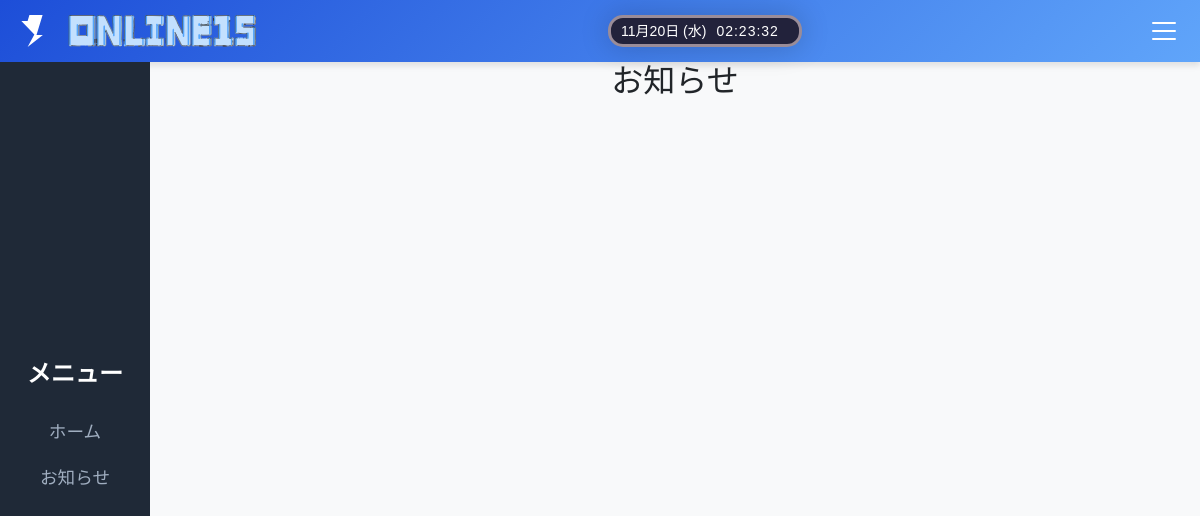
The app's page /online_15/announcements/, older data.
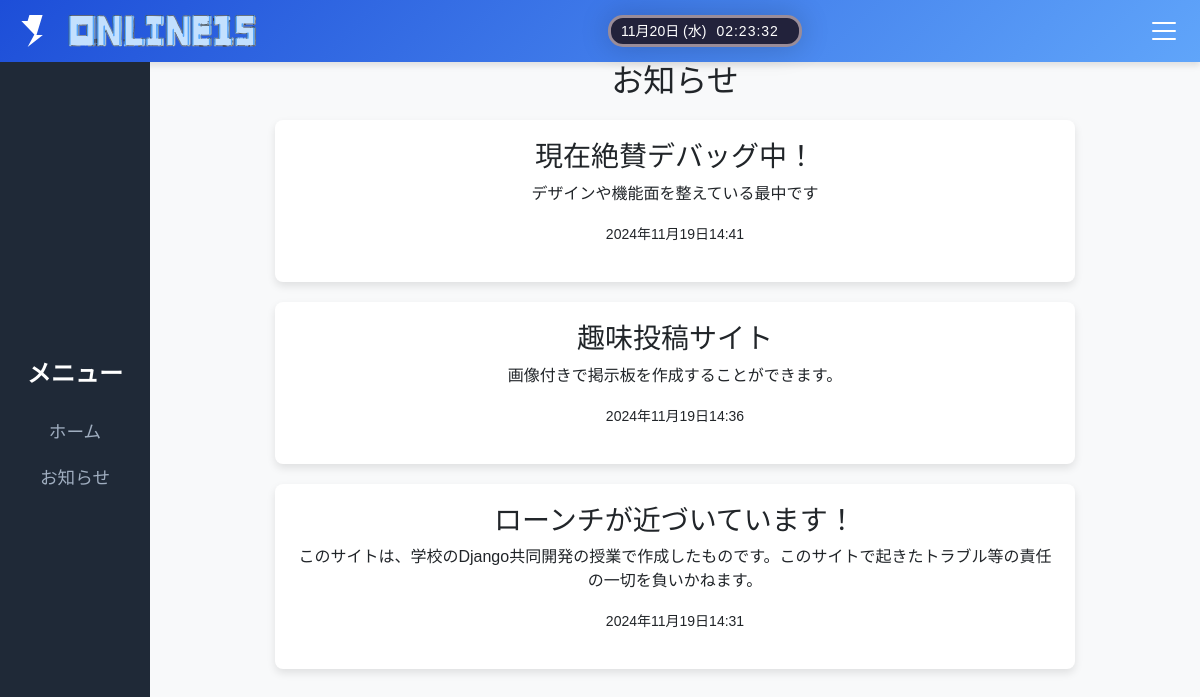
The same page, newer data.
### Online_15/models.py (models this page shows, shortened)
class Announcement(models.Model):
    title = models.CharField(max_length=255)  # タイトル
    content = models.TextField()  # 本文
    created_at = models.DateTimeField(auto_now_add=True)  # 作成日時
    author = models.ForeignKey(settings.AUTH_USER_MODEL, on_delete=models.CASCADE) # 作成者

### Online_15/views.py (the view)
# urls.py: path('announcements/', AnnouncementListView.as_view(), name='announcement_list'),
class AnnouncementListView(ListView):
    model = Announcement
    template_name = 'Online_15/announcement_list.html'
    context_object_name = 'announcements'
    ordering = ['-created_at']

### Online_15/templates/Online_15/announcement_list.html
{% extends 'Online_15/base.html' %}
{% block content %}
<section style="text-align: center; margin: 0 auto; max-width: 800px;">
    <h2>お知らせ</h2>
    {% for announcement in announcements %}
        <div class="announcement" style="box-shadow: 0 4px 8px rgba(0, 0, 0, 0.1); padding: 20px; margin: 20px 0; border-radius: 8px; background-color: #fff;">
            <h3>{{ announcement.title }}</h3>
            <p>{{ announcement.content }}</p>
            <p><small>{{ announcement.created_at }}</small></p>
        </div>
    {% endfor %}
</section>
{% endblock %}

Row changes from the older to the newer data that the page shows:
added Announcement: title "現在絶賛デバッグ中！", content "デザインや機能面を整えている最中です", created_at "2024年11月19日14:41"
added Announcement: title "趣味投稿サイト", content "画像付きで掲示板を作成することができます。", created_at "2024年11月19日14:36"
added Announcement: title "ローンチが近づいています！", content "このサイトは、学校のDjango共同開発の授業で作成したものです。このサイトで起きたトラブル等の責任の一切を負いかねます。", created_at "2024年11月19日14:31"
